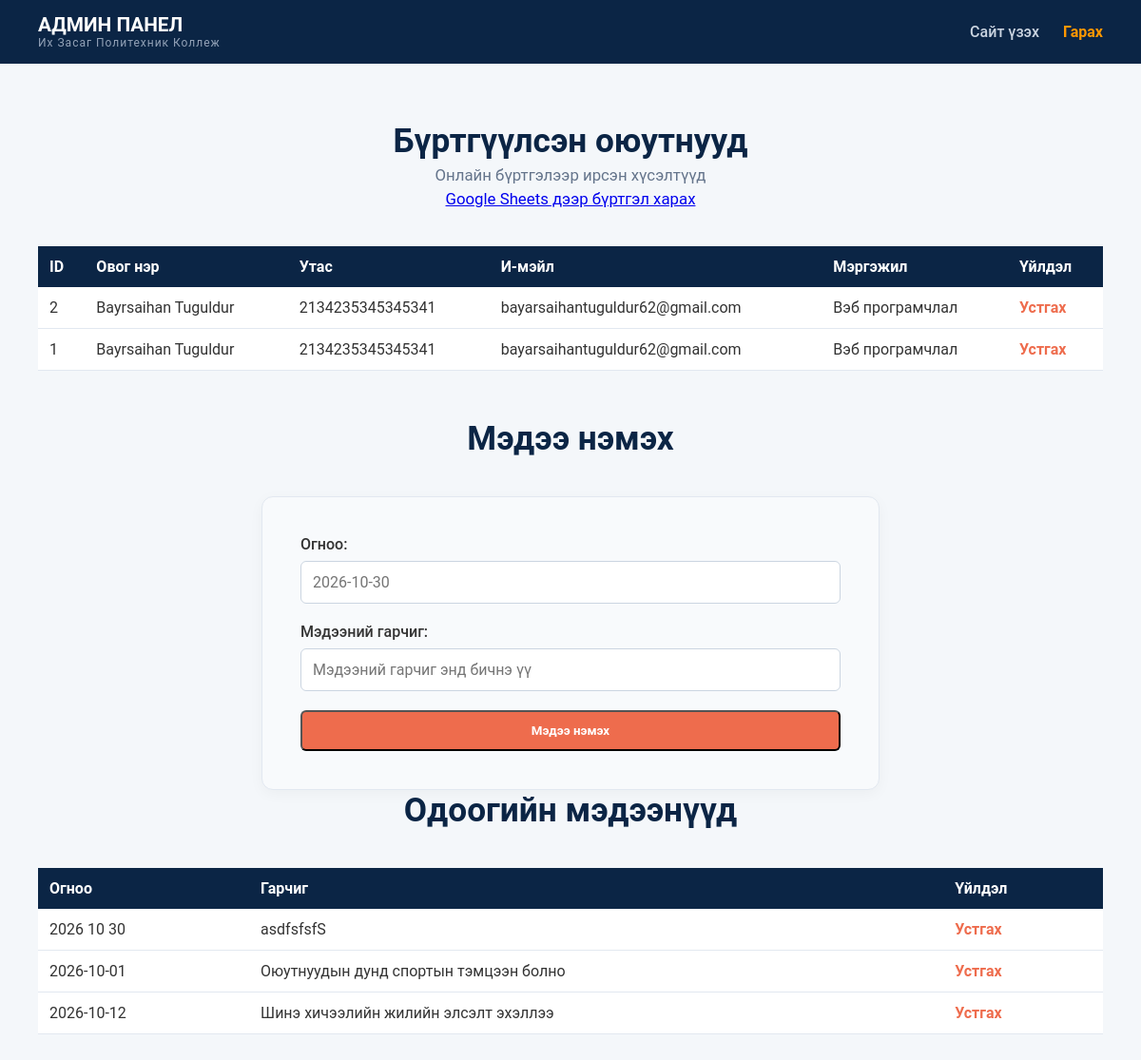
Page /admin/submissions (signed in) on the committed database.
### app.py (models this page shows)
class Registration(db.Model):
    id = db.Column(db.Integer, primary_key=True)
    fullname = db.Column(db.String(100), nullable=False)
    phone = db.Column(db.String(20), nullable=False)
    email = db.Column(db.String(120), nullable=False)
    program = db.Column(db.String(100), nullable=False)

class News(db.Model):
    id = db.Column(db.Integer, primary_key=True)
    date = db.Column(db.String(20), nullable=False)
    title = db.Column(db.String(200), nullable=False)

### app.py (the view)
@app.route("/admin/submissions")
def view_submissions():
    if not session.get('logged_in'):
        return redirect(url_for('admin_login'))
    return render_template("admin.html",
                         registrations=Registration.query.order_by(Registration.id.desc()).all(),
                         news=News.query.order_by(News.id.desc()).all(),
                         google_sheet_url=GOOGLE_SHEETS_URL)

### templates/admin.html (shortened to what this page needs)
<!DOCTYPE html>
<html lang="mn">
<head>
    <link rel="stylesheet" href="{{ url_for('static', filename='style.css') }}">
</head>
<body>
    <header class="header">
        <div class="nav-container">
            <div class="logo">
                <div class="logo-text">
                    <h1>АДМИН ПАНЕЛ</h1>
                    <p>Их Засаг Политехник Коллеж</p>
                </div>
            </div>
            <nav class="nav-menu">
                <ul>
                    <li><a href="{{ url_for('index') }}" target="_blank">Сайт үзэх</a></li>
                    <li><a href="{{ url_for('admin_logout') }}" class="btn-admin">Гарах</a></li>
                </ul>
            </nav>
        </div>
    </header>
    <div class="section">
        <div class="section-header">
            <h2 class="section-title">Бүртгүүлсэн оюутнууд</h2>
            <p class="section-subtitle">Онлайн бүртгэлээр ирсэн хүсэлтүүд</p>
            <p class="section-subtitle">
                <a href="{{ google_sheet_url }}" target="_blank" rel="noopener noreferrer">Google Sheets дээр бүртгэл харах</a>
            </p>
        </div>
        <div style="overflow-x: auto; margin-bottom: 50px;">
            <table style="width: 100%; border-collapse: collapse; background: white; box-shadow: 0 4px 10px rgba(0,0,0,0.05);">
                <thead>
                    <tr style="background: #0b2545; color: white; text-align: left;">
                        <th style="padding: 12px;">ID</th>
                        <th style="padding: 12px;">Овог нэр</th>
                        <th style="padding: 12px;">Утас</th>
                        <th style="padding: 12px;">И-мэйл</th>
                        <th style="padding: 12px;">Мэргэжил</th>
                        <th style="padding: 12px;">Үйлдэл</th>
                    </tr>
                </thead>
                <tbody>
                    {% for reg in registrations %}
                    <tr style="border-bottom: 1px solid #e2e8f0;">
                        <td style="padding: 12px;">{{ reg.id }}</td>
                        <td style="padding: 12px;">{{ reg.fullname }}</td>
                        <td style="padding: 12px;">{{ reg.phone }}</td>
                        <td style="padding: 12px;">{{ reg.email }}</td>
                        <td style="padding: 12px;">{{ reg.program }}</td>
                        <td style="padding: 12px;"><a href="{{ url_for('delete_registration', reg_id=reg.id) }}" style="color: #ee6c4d; text-decoration: none; font-weight: bold;">Устгах</a></td>
                    </tr>
                    {% else %}
                    <tr><td colspan="6" style="padding: 20px; text-align: center; color: #64748b;">Бүртгэл байхгүй байна.</td></tr>
                    {% endfor %}
                </tbody>
            </table>
        </div>
        <div class="section-header">
            <h2 class="section-title">Мэдээ нэмэх</h2>
        </div>
        <form action="{{ url_for('add_news') }}" method="POST" class="register-form" style="margin-bottom: 50px;">
            <div class="form-group">
                <label>Огноо:</label>
                <input type="text" name="date" required placeholder="2026-10-30">
            </div>
            <div class="form-group">
                <label>Мэдээний гарчиг:</label>
                <input type="text" name="title" required placeholder="Мэдээний гарчиг энд бичнэ үү">
            </div>
            <button type="submit" class="btn btn-primary btn-block">Мэдээ нэмэх</button>
        </form>
        <div class="section-header">
            <h2 class="section-title">Одоогийн мэдээнүүд</h2>
        </div>
        <div style="overflow-x: auto;">
            <table style="width: 100%; border-collapse: collapse; background: white; box-shadow: 0 4px 10px rgba(0,0,0,0.05);">
                <thead>
                    <tr style="background: #0b2545; color: white; text-align: left;">
                        <th style="padding: 12px;">Огноо</th>
                        <th style="padding: 12px;">Гарчиг</th>
                        <th style="padding: 12px;">Үйлдэл</th>
                    </tr>
                </thead>
                <tbody>
                    {% for item in news %}
                    <tr style="border-bottom: 1px solid #e2e8f0;">
                        <td style="padding: 12px;">{{ item.date }}</td>
                        <td style="padding: 12px;">{{ item.title }}</td>
                        <td style="padding: 12px;"><a href="{{ url_for('delete_news', news_id=item.id) }}" style="color: #ee6c4d; text-decoration: none; font-weight: bold;">Устгах</a></td>
                    </tr>
                    {% else %}
                    <tr><td colspan="3" style="padding: 20px; text-align: center; color: #64748b;">Мэдээ байхгүй байна.</td></tr>
                    {% endfor %}
                </tbody>
            </table>
        </div>
    </div>
</body>
</html>

### static/style.css (style rules this page uses)
* { margin: 0; padding: 0; box-sizing: border-box !important; font-family: 'Roboto', sans-serif; }
html, body { width: 100% !important; min-width: 100% !important; max-width: 100% !important; overflow-x: hidden; background-color: #f4f7fa; color: #333; }
.header { background-color: #0b2545; color: #fff; width: 100% !important; padding: 15px 0; position: sticky; top: 0; z-index: 1000; }
.nav-container { display: flex; justify-content: space-between; align-items: center; width: 100% !important; padding: 0 40px; }
.logo { display: flex; align-items: center; gap: 12px; }
.logo-text h1 { font-size: 1.3rem; color: #fff; line-height: 1.1; }
.logo-text p { font-size: 0.75rem; color: #94a3b8; letter-spacing: 1px; }
.nav-menu ul { display: flex; list-style: none; align-items: center; gap: 25px; }
.nav-menu ul li a { color: #cbd5e1; text-decoration: none; font-size: 1rem; font-weight: 500; }
.btn-admin { color: #ff9800 !important; font-weight: bold !important; }
.btn { padding: 12px 28px; border-radius: 6px; font-weight: 600; text-decoration: none; display: inline-block; }
.btn-primary { background-color: #ee6c4d; color: white; }
.section { width: 100% !important; padding: 60px 40px; }
.section-header { text-align: center; margin-bottom: 40px; }
.section-title { font-size: 2.2rem; color: #0b2545; }
.section-subtitle { color: #64748b; font-size: 1.05rem; margin-top: 5px; }
.register-form { max-width: 650px; margin: 0 auto !important; background: #f8fafc; padding: 40px; border-radius: 12px; border: 1px solid #e2e8f0; box-shadow: 0 4px 15px rgba(0,0,0,0.04); }
.form-group { margin-bottom: 20px; }
.form-group label { display: block; margin-bottom: 8px; font-weight: 500; }
.form-group input, .form-group select { width: 100%; padding: 12px; border: 1px solid #cbd5e1; border-radius: 6px; font-size: 1rem; }
.btn-block { width: 100%; text-align: center; }

### rows in the picture
Registration: id "2", fullname "Bayrsaihan Tuguldur", phone "2134235345345341", email "bayarsaihantuguldur62@gmail.com", program "Вэб програмчлал"
Registration: id "1", fullname "Bayrsaihan Tuguldur", phone "2134235345345341", email "bayarsaihantuguldur62@gmail.com", program "Вэб програмчлал"
News: date "2026 10 30", title "asdfsfsfS"
News: date "2026-10-01", title "Оюутнуудын дунд спортын тэмцээн болно"
News: date "2026-10-12", title "Шинэ хичээлийн жилийн элсэлт эхэллээ"
